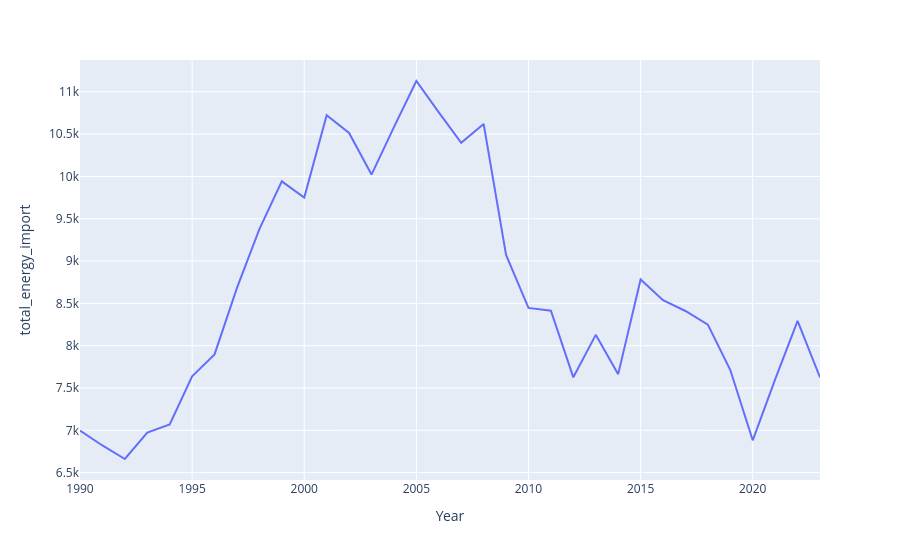

Notebook source saved alongside this figure:
### Code cell
fig = px.line(ie_energy_summary_df, x='Year', y='total_energy_import')
fig.show()

fig = px.line(ie_energy_summary_df, x='Year', y='total_produced_energy')
fig.show()

fig = px.line(ie_energy_summary_df, x='Year', y='final_energy_consumption')
fig.show()

### Figure 1 — Plotly figure (JSON) as saved in the notebook; plotly's stock layout.template omitted (floating-point values rounded to 4 significant figures)
{"data": [{"hovertemplate": "Year=%{x}<br>total_energy_import=%{y}<extra></extra>", "legendgroup": "", "line": {"color": "#636efa", "dash": "solid"}, "marker": {"symbol": "circle"}, "mode": "lines", "name": "", "orientation": "v", "showlegend": false, "type": "scatter", "x": [1990, 1991, 1992, 1993, 1994, 1995, 1996, 1997, 1998, 1999, 2000, 2001, 2002, 2003, 2004, 2005, 2006, 2007, 2008, 2009, 2010, 2011, 2012, 2013, 2014, 2015, 2016, 2017, 2018, 2019, 2020, 2021, 2022, 2023], "xaxis": "x", "y": [6996, 6821, 6661, 6972, 7070, 7639, 7897, 8684, 9377, 9942, 9750, 10724, 10514, 10022, 10583, 11128, 10758, 10397, 10621, 9072, 8447, 8414, 7626, 8128, 7664, 8783, 8537, 8410, 8249, 7712, 6882, 7602, 8293, 7626], "yaxis": "y"}], "layout": {"legend": {"tracegroupgap": 0}, "margin": {"t": 60}, "xaxis": {"anchor": "y", "domain": [0, 1], "title": {"text": "Year"}}, "yaxis": {"anchor": "x", "domain": [0, 1], "title": {"text": "total_energy_import"}}}}
